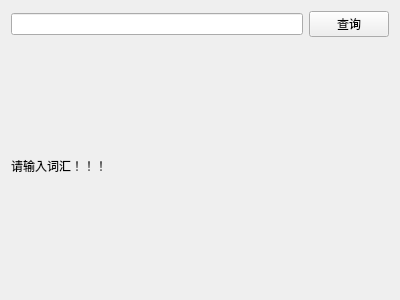
<?xml version="1.0" encoding="UTF-8"?>
<ui version="4.0">
 <class>Widget</class>
 <widget class="QWidget" name="Widget">
  <property name="geometry">
   <rect>
    <x>0</x>
    <y>0</y>
    <width>400</width>
    <height>300</height>
   </rect>
  </property>
  <property name="windowTitle">
   <string>阉割版快译通</string>
  </property>
  <layout class="QGridLayout" name="gridLayout">
   <item row="0" column="0">
    <widget class="QLineEdit" name="lineEdit"/>
   </item>
   <item row="0" column="1">
    <widget class="QPushButton" name="pushButton">
     <property name="text">
      <string>查询</string>
     </property>
    </widget>
   </item>
   <item row="1" column="0" colspan="2">
    <widget class="QLabel" name="label">
     <property name="text">
      <string>请输入词汇！！！</string>
     </property>
    </widget>
   </item>
  </layout>
 </widget>
 <layoutdefault spacing="6" margin="11"/>
 <resources/>
 <connections/>
</ui>
